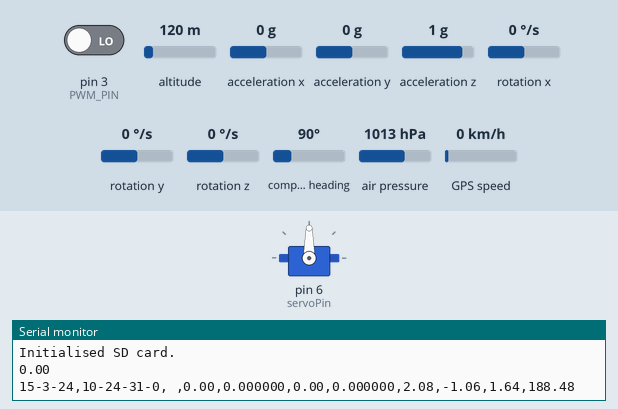
Simulated run of this sketch. Board: Arduino Uno, built with avr-gcc and run on an emulated ATmega328P. On the bench: servo, the last lines printed to the serial monitor. The inputs (shaded band) are chosen by the test bench; at power-on: acceleration x 0 g, pin 3 (PWM_PIN) LOW, altitude 120 m, acceleration y 0 g, acceleration z 1 g, rotation x 0 °/s, rotation y 0 °/s, rotation z 0 °/s, compass heading 90°, air pressure 1013 hPa, GPS speed 0 km/h. Storage starts empty; the GPS gets a fix after 3 s at 37.7749, -122.4194 with 8 satellites.

Above: at 1.2 s.
1.3 s: acceleration x set to -1.4 g
At 2.3 s:
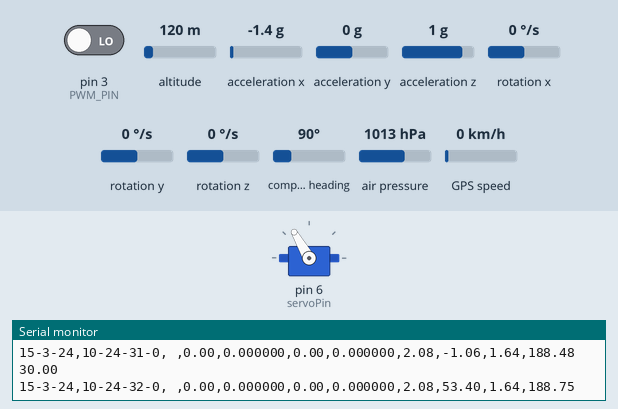
3.5 s: acceleration x set to 0.8 g
At 4.9 s:
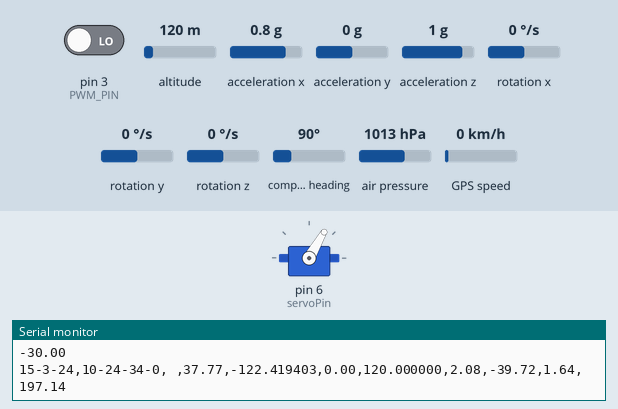
5.6 s: acceleration x set to -0.8 g
At 7.4 s:
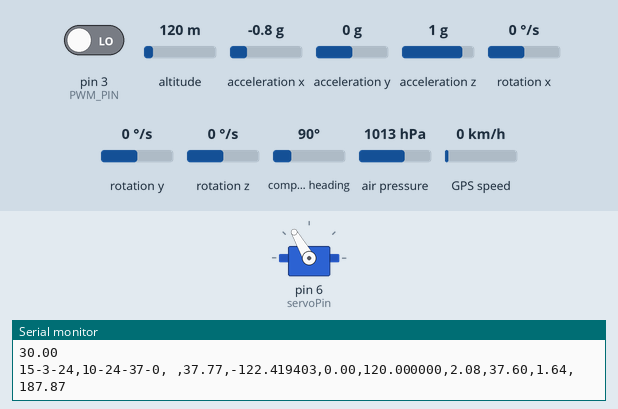
7.7 s: acceleration x set to 0 g
At 8.6 s:
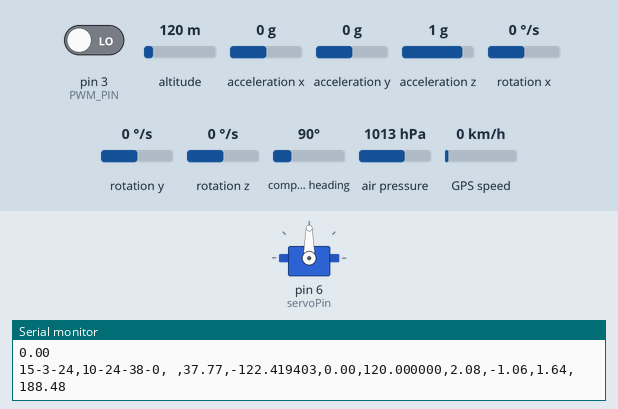
Timing chart, 0 to 10.7 s (numbered marks = the images above; inputs shaded):
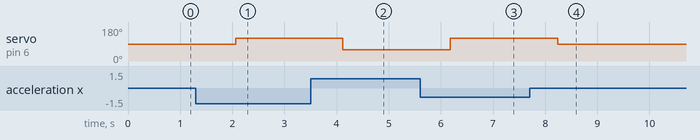

The sketch:

avionics_final.ino
```cpp
#include <NMEAGPS.h>
#include <NeoSWSerial.h>
#include <SdFat.h>
#include <LSM303.h>
#include <Wire.h>
#include <Adafruit_BMP085.h>
#include <Servo.h>
#define UPDATE_TIME 20

Servo myServo;
int servoPin = 6;
LSM303 compass;

SdFat sd;
SdFile file;
const int chipSelect = 10;

float AccX, AccY, AccZ;
float accAngleX, accAngleY, Heading;
float magX, magY, magZ;
float AccErrorX, AccErrorY;
int c=0;

float roll, pitch;
float fXm, fYm, fZm;
float fXm_comp,fYm_comp;
const float alpha = 0.15;

float pos = 0;

Adafruit_BMP085 bmp;

NMEAGPS gps;
gps_fix fix;
NeoSWSerial gpsSerial(8,7);


byte PWM_PIN = 3;


bool autopilot;


void setup() {
   pinMode(PWM_PIN, INPUT);

  //servo setup
  myServo.attach(6);
  pinMode(servoPin,OUTPUT);
//  digitalWrite(servoPin,HIGH);
//  delayMicroseconds(convertAngleToImp(90));
//  digitalWrite(servoPin,LOW);
//  delay(UPDATE_TIME);

  // Set the serial baud rate
  Serial.begin(9600);

  // Initialise the real time clock
  Wire.begin();

  //Initialise accelerometer
  compass.init();
  compass.enableDefault();

  // Try to communicate with an SD card
  if (sd.begin(chipSelect)) {
    Serial.println("Initialised SD card.");
  } else {
   Serial.println("Failed to initialise SD card.");
  }

  //Initialise BMP sensor
  if (!bmp.begin()) {
  Serial.println("Could not find a valid BMP085 sensor, check wiring!");
  while (1) {}
  }

  gpsSerial.begin(9600);

  //table headers
  if (file.open("data.csv", O_CREAT | O_WRITE | O_APPEND)) {

  file.print("date");
  file.print(",");
  file.print("time");
  file.print(",");
  file.print("event");
  file.print(",");
  file.print("lat");
  file.print(",");
  file.print("lon");
  file.print(",");
  file.print("gnd_spd");
  file.print(",");
  file.print("gps_alt");
  file.print(",");
  file.print("baro_alt");
  file.print(",");
  file.print("pitch");
  file.print(",");
  file.print("roll");
  file.print(",");
  file.print("heading");

  file.println();
  file.close();

  } else {
    Serial.println("Failed to open the file.");
  }


}

float mapper(float x, float in_min, float in_max, float out_min, float out_max) {
  return (x - in_min) * (out_max - out_min) / (in_max - in_min) + out_min;
}

void loop() {


  //pulseIn times the pulse
  int pwm_value = pulseIn(PWM_PIN, HIGH);

  if((pwm_value >= 1200) && (pwm_value <= 2200)){
  autopilot = true;
  }
  else {
    autopilot = false;
  }
  while (gps.available( gpsSerial )) {
    fix = gps.read();
  }

  compass.read();

  AccY = compass.a.x/1600.0;
  AccX = -compass.a.y/1600.0;
  AccZ = compass.a.z/1600.0;

  accAngleX = -((atan2(AccY , sqrt(pow(AccX, 2) + pow(AccZ, 2)))) +  0.0185410480);
  accAngleY = (atan2(AccX , sqrt(pow(AccY, 2) + pow(AccZ, 2))))+ 0.0286564636;

  roll = accAngleX*180/PI;
  pitch = accAngleY*180/PI;

  float Xm_off, Ym_off, Zm_off, Xm_cal, Ym_cal, Zm_cal;

  Xm_off = compass.m.x*(100000.0/1100.0) - -4194.577665; //X-axis combined bias (Non calibrated data - bias)
  Ym_off = compass.m.y*(100000.0/1100.0) - -23721.450236; //Y-axis combined bias (Default: substracting bias)
  Zm_off = compass.m.z*(100000.0/980.0) - 11504.225307; //Z-axis combined bias

  Xm_cal =  1.091415*Xm_off + -0.005580*Ym_off + 0.017370*Zm_off; //X-axis correction for combined scale factors (Default: positive factors)
  Ym_cal =  -0.005580*Xm_off + 1.107018*Ym_off + -0.015021*Zm_off; //Y-axis correction for combined scale factors
  Zm_cal =  0.017370*Xm_off + -0.015021*Ym_off + 1.005984*Zm_off; //Z-axis correction for combined scale factors

  fXm_comp = Xm_cal*cos(pitch/(180/PI)) + Zm_cal*sin(pitch/(180/PI));
  fYm_comp = Xm_cal*sin(roll/(180/PI))*sin(pitch/(180/PI)) + Ym_cal*cos(roll/(180/PI)) - Zm_cal*sin(roll/(180/PI))*cos(pitch/(180/PI));
  Heading = ((atan2(-fYm_comp, fXm_comp))*180/PI) -90;

  if (Heading < 0) {
    Heading = 360 + Heading;
  }

  if (((roll) > 2) && ((roll) <= 22)) {
    //pos = -mapper(roll, 1, 20, -1, -20);
    pos = 1.5*(roll - 2);
  }
  else if (((roll) < -2) && ((roll) >= -22)) {
    //pos = -mapper(roll, -1, -20, 1, 20);
    pos = 1.5*(roll + 2);
  }
  else if (roll > 22) {
    pos = 30;
  }
  else if (roll < -22) {
    pos = -30;
  }
  else if (((roll) <= 2) && ((roll) >= -2)) {
    pos = 0;
  }

  int Angle = pos+90;
//  digitalWrite(servoPin,HIGH);
//  delayMicroseconds(convertAngleToImp(Angle));
//  digitalWrite(servoPin,LOW);
//  delay(UPDATE_TIME);
  myServo.write(Angle);
  Serial.print(pos);

  Serial.println();

  //Data logging

    if (file.open("data.csv", O_CREAT | O_WRITE | O_APPEND)) {

    // Store a number
    file.print(fix.dateTime.date);
    file.print('-');
    file.print(fix.dateTime.month);
    file.print('-');
    file.print(fix.dateTime.year);
    Serial.print(fix.dateTime.date);
    Serial.print('-');
    Serial.print(fix.dateTime.month);
    Serial.print('-');
    Serial.print(fix.dateTime.year);

    // Insert a comma separation
    file.print(",");
    Serial.print(",");

    // Store a number
    file.print(fix.dateTime.hours);
    file.print('-');
    file.print(fix.dateTime.minutes);
    file.print('-');
    file.print(fix.dateTime.seconds);
    file.print('-');
    file.print(fix.dateTime_ms());
    Serial.print(fix.dateTime.hours);
    Serial.print('-');
    Serial.print(fix.dateTime.minutes);
    Serial.print('-');
    Serial.print(fix.dateTime.seconds);
    Serial.print('-');
    Serial.print(fix.dateTime_ms());

    // Insert a comma separation
    file.print(",");
    Serial.print(",");

    if(autopilot){
    file.print("Roll Stab ON");
    Serial.print("Roll Stab ON");
    }
    else {
    file.print(' ');
    Serial.print(' ');
    }

    // Insert a comma separation
    file.print(",");
    Serial.print(",");

    // Store a number
    file.print(fix.latitude());
    Serial.print(fix.latitude());


    // Insert a comma separation
    file.print(",");
    Serial.print(",");

    // Store a number
    file.print(fix.longitude(),6);
    Serial.print(fix.longitude(),6);

    // Insert a comma separation
    file.print(",");
    Serial.print(",");

    file.print(fix.speed_kph()/3.6);
    Serial.print(fix.speed_kph()/3.6);

    // Insert a comma separation
    file.print(",");
    Serial.print(",");

    file.print(fix.altitude(),6);
    Serial.print(fix.altitude(),6);

    // Insert a comma separation
    file.print(",");
    Serial.print(",");

    // Store a number
    file.print(bmp.readAltitude());
    Serial.print(bmp.readAltitude());

    // Insert a comma separation
    file.print(",");
    Serial.print(",");

    // Store a number
    file.print(roll);
    Serial.print(roll);

    // Insert a comma separation
    file.print(",");
    Serial.print(",");

    // Store another number
    file.print(pitch);
    Serial.print(pitch);

    // Insert a comma separation
    file.print(",");
    Serial.print(",");

    // Store another number
    file.print(Heading);
    Serial.print(Heading);

    // finish
    file.println();
    file.close();
    Serial.println();
  } else {
    Serial.println("Failed to open the file.");
  }

  // How long until the next measurement?
}

int convertAngleToImp(int ang){
  float a = 2000/180;
  float b = 500;
  return int(a*ang+b);
}
```

Measured:
- after the input at 1.3 s, servo on pin 6 (servoPin): 90° → 120° after 0.76 s
- after the input at 3.5 s, servo on pin 6 (servoPin): 120° → 60° after 0.62 s
- after the input at 5.6 s, servo on pin 6 (servoPin): 60° → 120° after 0.58 s
- after the input at 7.7 s, servo on pin 6 (servoPin): 120° → 90° after 0.54 s
